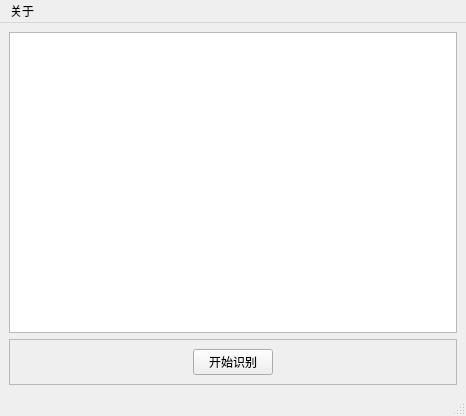
<?xml version="1.0" encoding="UTF-8"?>
<ui version="4.0">
 <class>MainWindow</class>
 <widget class="QMainWindow" name="MainWindow">
  <property name="geometry">
   <rect>
    <x>0</x>
    <y>0</y>
    <width>466</width>
    <height>416</height>
   </rect>
  </property>
  <property name="windowTitle">
   <string>OCR文本识别</string>
  </property>
  <widget class="QWidget" name="centralwidget">
   <layout class="QVBoxLayout" name="verticalLayout">
    <item>
     <widget class="QTextBrowser" name="textBrowser"/>
    </item>
    <item>
     <widget class="QFrame" name="frame">
      <property name="frameShape">
       <enum>QFrame::StyledPanel</enum>
      </property>
      <property name="frameShadow">
       <enum>QFrame::Raised</enum>
      </property>
      <layout class="QHBoxLayout" name="horizontalLayout">
       <item>
        <spacer name="horizontalSpacer">
         <property name="orientation">
          <enum>Qt::Horizontal</enum>
         </property>
         <property name="sizeHint" stdset="0">
          <size>
           <width>219</width>
           <height>20</height>
          </size>
         </property>
        </spacer>
       </item>
       <item>
        <widget class="QPushButton" name="pushButton">
         <property name="text">
          <string>开始识别</string>
         </property>
        </widget>
       </item>
       <item>
        <spacer name="horizontalSpacer_2">
         <property name="orientation">
          <enum>Qt::Horizontal</enum>
         </property>
         <property name="sizeHint" stdset="0">
          <size>
           <width>218</width>
           <height>20</height>
          </size>
         </property>
        </spacer>
       </item>
      </layout>
     </widget>
    </item>
   </layout>
  </widget>
  <widget class="QMenuBar" name="menubar">
   <property name="geometry">
    <rect>
     <x>0</x>
     <y>0</y>
     <width>466</width>
     <height>26</height>
    </rect>
   </property>
   <widget class="QMenu" name="menu">
    <property name="title">
     <string>关于</string>
    </property>
    <addaction name="action"/>
    <addaction name="actionhelp"/>
   </widget>
   <addaction name="menu"/>
  </widget>
  <widget class="QStatusBar" name="statusbar"/>
  <action name="action">
   <property name="text">
    <string>版本</string>
   </property>
  </action>
  <action name="actionhelp">
   <property name="text">
    <string>HELP</string>
   </property>
  </action>
 </widget>
 <resources/>
 <connections/>
</ui>
